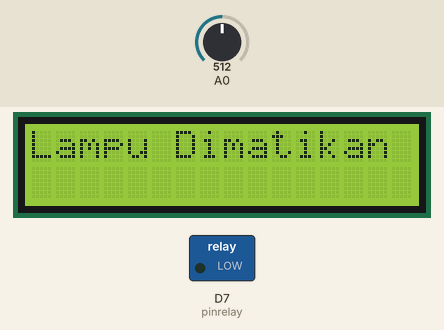
This sketch was run on a simulated ESP8266 (NodeMCU). On the bench: 16×2 character LCD, switched loads named in the sketch (green lamp = pin HIGH). The inputs (shaded band) are chosen by the test bench; at power-on: A0 = 512. WiFi joins after 1.5 s; servers stay silent unless stated; what the sketch prints to the serial monitor is not drawn.

Above: at 2.7 s.
2.8 s: A0 set to 49
5.1 s: A0 set to 39
At 5.4 s:
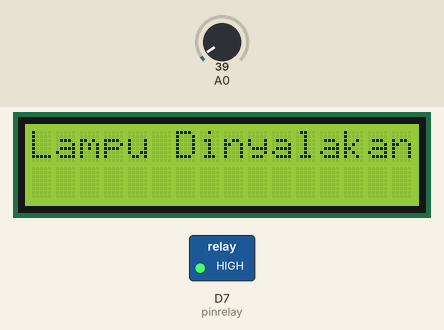
6.7 s: A0 set to 55
At 8.3 s:
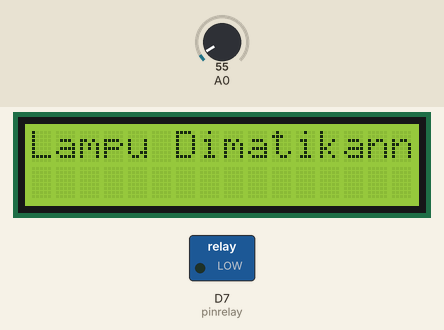
8.9 s: A0 set to 35
At 10.9 s:
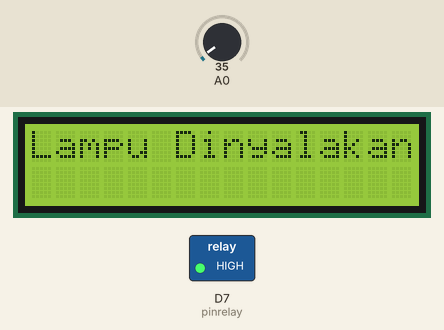
11.2 s: A0 set to 60
At 12.9 s:
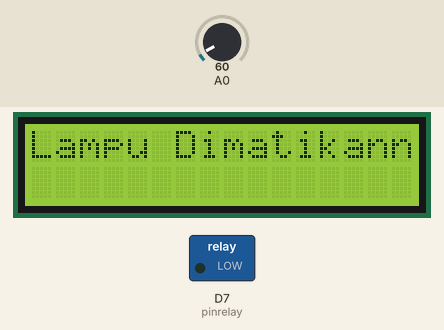
Timing chart, 0 to 14.4 s (numbered marks = the images above; inputs shaded):
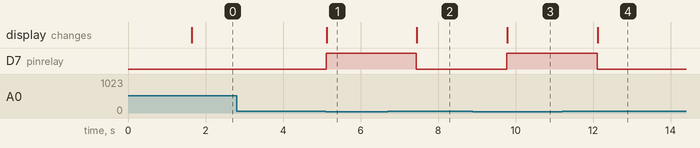

The sketch:

tess_Firebase.ino
```cpp
#include <Arduino.h>
#include <ESP8266WiFi.h>
#include <Firebase_ESP_Client.h>
#include <LiquidCrystal_I2C.h>

#include "addons/TokenHelper.h"
#include "addons/RTDBHelper.h"

#define WIFI_SSID "Malaikat subuh"
#define WIFI_PASSWORD "hanyaberlima"
#define API_KEY "AIzaSyCMrTetOatnKP5BEMy8KfXNY6DOcWPa9Q0"
#define DATABASE_URL "https://caas-cps-default-rtdb.asia-southeast1.firebasedatabase.app/"

FirebaseData fbdo;
FirebaseAuth auth;
FirebaseConfig config;

unsigned long sendDataPrevMillis = 0;
int hasilldr;
int pinrelay = D7;

// set the LCD number of columns and rows
int lcdColumns = 16;
int lcdRows = 2;

// set LCD address, number of columns and rows
// if you don't know your display address, run an I2C scanner sketch
LiquidCrystal_I2C lcd(0x27, lcdColumns, lcdRows);

void setup() {
  pinMode(pinrelay,INPUT);
  pinMode(pinrelay,OUTPUT);
  digitalWrite(pinrelay,LOW);
  Serial.begin(9600);

   // initialize LCD
  lcd.begin();
  // turn on LCD backlight
  lcd.backlight();

  // Connect to Wi-Fi
  WiFi.begin(WIFI_SSID, WIFI_PASSWORD);
  Serial.print("Connecting to Wi-Fi");
  while (WiFi.status() != WL_CONNECTED) {
    Serial.print(".");
    delay(300);
  }
  Serial.println();
  Serial.print("Connected with IP: ");
  Serial.println(WiFi.localIP());
  Serial.println();

  // Initialize Firebase
  config.api_key = API_KEY;
  config.database_url = DATABASE_URL;

  if (Firebase.signUp(&config, &auth, "", "")) {
    Serial.println("Firebase sign up successful");
  } else {
    Serial.printf("Firebase sign up failed: %s\n", config.signer.signupError.message.c_str());
  }

  config.token_status_callback = tokenStatusCallback; // Provided by the TokenHelper addon
  Firebase.begin(&config, &auth);
  Firebase.reconnectWiFi(true);
}

void loop() {
  hasilldr = analogRead(A0);
  Serial.println("----Report----");
  Serial.print("Intensitas Cahaya = ");
  Serial.println(hasilldr);

  // Control relay based on light intensity
  if (hasilldr >= 50) {
    digitalWrite(pinrelay, LOW);
    Serial.println("Lampu Dimatikan");
    lcd.setCursor(0, 0);
    lcd.print("Lampu Dimatikan");
  } else if (hasilldr < 45) {
    digitalWrite(pinrelay, HIGH);
    Serial.println("Lampu Dinyalakan");
    lcd.setCursor(0, 0);
    lcd.print("Lampu Dinyalakan");
  }

  // Send data to Firebase
  if (Firebase.ready()) {
    if (Firebase.RTDB.setInt(&fbdo, "sensor/ldr", hasilldr)) {
      Serial.println("Data sent to Firebase successfully!");
    } else {
      Serial.printf("Failed to send data to Firebase: %s\n", fbdo.errorReason().c_str());
    }
  }

  // Update send data time
  sendDataPrevMillis = millis();

  delay(1000);
}
```

Measured:
- the behaviour switches between 45 and 44 on A0 (found by bisection; images 0 and 1)
- after the input at 2.8 s, every drawn part: stays the same
- after the input at 5.1 s, D7 (pinrelay): LOW → HIGH at once; the display: changes at once (image 1)
- after the input at 6.7 s, D7 (pinrelay): HIGH → LOW after 0.74 s; the display: changes after 0.76 s (image 2)
- after the input at 8.9 s, D7 (pinrelay): LOW → HIGH after 0.87 s; the display: changes after 0.89 s (image 3)
- after the input at 11.2 s, D7 (pinrelay): HIGH → LOW after 0.90 s; the display: changes after 0.92 s (image 4)
